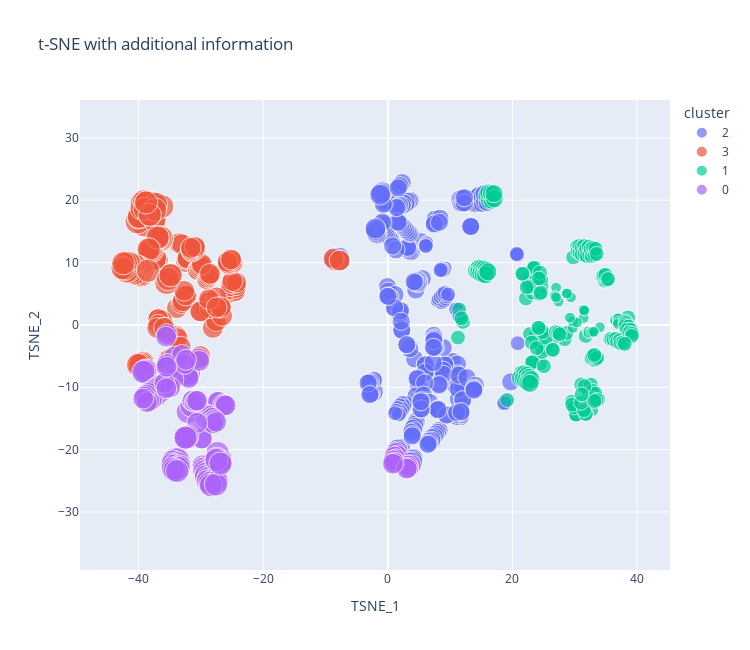

The cell this chart's notebook holds for it:
### Code cell
size_col = "Addicted_Size_Pos"

# Shift so the minimum is 1 (or 0.1 if you prefer smaller dots)
min_val = df_full["Mental_Health_Score"].min()
df_full[size_col] = df_full["Mental_Health_Score"] - min_val + 0.5

# -----------------------------
# 1) Scatter plot with square axes
# -----------------------------
fig = px.scatter(
    data_frame = df_full,
    x          = "TSNE_1",
    y          = "TSNE_2",
    color      = "cluster",
    size       = size_col,
    title      = "t-SNE with additional information",
    width      = 750,
    height     = 650,
    size_max   = 18                # cap bubble diameter (optional)
)

fig.update_yaxes(scaleanchor="x", scaleratio=1)  # square aspect
fig.show()

### Figure 1 — Plotly figure (JSON) as saved in the notebook; plotly's stock layout.template omitted (floating-point values rounded to 4 significant figures; data arrays with more than 128 entries replaced by an {"elided": "..."} marker saying what was removed)
{"data": [{"hovertemplate": "cluster=2<br>TSNE_1=%{x}<br>TSNE_2=%{y}<br>Addicted_Size_Pos=%{marker.size}<extra></extra>", "legendgroup": "2", "marker": {"color": "#636efa", "size": {"elided": "250 float values"}, "sizemode": "area", "sizeref": 0.01706, "symbol": "circle"}, "mode": "markers", "name": "2", "orientation": "v", "showlegend": true, "type": "scatter", "x": {"elided": "250 float values"}, "xaxis": "x", "y": {"elided": "250 float values"}, "yaxis": "y"}, {"hovertemplate": "cluster=3<br>TSNE_1=%{x}<br>TSNE_2=%{y}<br>Addicted_Size_Pos=%{marker.size}<extra></extra>", "legendgroup": "3", "marker": {"color": "#EF553B", "size": {"elided": "145 float values"}, "sizemode": "area", "sizeref": 0.01706, "symbol": "circle"}, "mode": "markers", "name": "3", "orientation": "v", "showlegend": true, "type": "scatter", "x": {"elided": "145 float values"}, "xaxis": "x", "y": {"elided": "145 float values"}, "yaxis": "y"}, {"hovertemplate": "cluster=1<br>TSNE_1=%{x}<br>TSNE_2=%{y}<br>Addicted_Size_Pos=%{marker.size}<extra></extra>", "legendgroup": "1", "marker": {"color": "#00cc96", "size": {"elided": "186 float values"}, "sizemode": "area", "sizeref": 0.01706, "symbol": "circle"}, "mode": "markers", "name": "1", "orientation": "v", "showlegend": true, "type": "scatter", "x": {"elided": "186 float values"}, "xaxis": "x", "y": {"elided": "186 float values"}, "yaxis": "y"}, {"hovertemplate": "cluster=0<br>TSNE_1=%{x}<br>TSNE_2=%{y}<br>Addicted_Size_Pos=%{marker.size}<extra></extra>", "legendgroup": "0", "marker": {"color": "#ab63fa", "size": [3.717, 3.717, 3.717, 3.717, 3.717, 4.622, 3.717, 4.622, 3.717, 4.622, 3.717, 4.622, 3.717, 3.717, 3.717, 3.717, 3.717, 3.717, 3.717, 3.717, 3.717, 3.717, 3.717, 4.622, 4.622, 3.717, 4.622, 3.717, 4.622, 3.717, 4.622, 3.717, 4.622, 3.717, 4.622, 3.717, 4.622, 3.717, 4.622, 3.717, 4.622, 3.717, 4.622, 3.717, 4.622, 3.717, 4.622, 3.717, 4.622, 3.717, 4.622, 3.717, 4.622, 3.717, 3.717, 4.622, 3.717, 4.622, 3.717, 3.717, 4.622, 3.717, 4.622, 3.717, 3.717, 4.622, 3.717, 3.717, 4.622, 3.717, 3.717, 4.622, 3.717, 3.717, 4.622, 3.717, 3.717, 4.622, 3.717, 3.717, 4.622, 3.717, 3.717, 4.622, 3.717, 3.717, 4.622, 3.717, 3.717, 4.622, 3.717, 3.717, 4.622, 3.717, 3.717, 4.622, 3.717, 4.622, 4.622, 4.622, 4.622, 4.622, 4.622, 4.622, 3.717, 3.717, 4.622, 3.717, 3.717, 3.717, 3.717, 3.717, 3.717, 4.622, 3.717, 3.717, 4.622, 3.717, 3.717, 3.717, 3.717, 4.622, 3.717, 3.717], "sizemode": "area", "sizeref": 0.01706, "symbol": "circle"}, "mode": "markers", "name": "0", "orientation": "v", "showlegend": true, "type": "scatter", "x": [-29.81, -29.82, -35.42, -35.54, -27.25, -32.09, -27.22, -38.73, -26.39, -38.96, -26.17, -39.2, -26.0, -29.44, -28.93, -29.18, -28.55, -28.8, -28.15, -28.38, -27.77, -27.97, -27.51, -31.48, -34.16, -31.68, -33.44, -31.37, -33.73, -31.67, -34.44, -31.14, -33.7, -32.04, -34.54, -31.32, -34.15, -32.01, -33.41, -30.98, -33.57, -31.91, -34.49, -30.74, -34.2, -31.93, -33.78, -30.58, -29.58, -35.79, -28.84, -36.38, -29.5, -36.1, 1.603, -28.57, -36.78, -29.41, -36.45, 1.332, -28.33, -37.2, -29.18, -36.86, 1.53, -28.07, -37.62, 3.535, -29.15, -37.16, 1.042, -27.94, -37.99, 3.712, -28.76, -37.6, 1.321, -27.58, -38.37, 3.246, -28.87, -37.87, 0.9218, -27.73, -38.71, 3.266, -28.53, -38.26, 1.041, -27.41, -39.01, 3.039, -28.35, -38.62, 0.8313, -27.55, -39.22, -26.75, -27.3, -26.81, -27.45, -26.85, -27.49, -26.82, -34.48, -30.56, -32.38, -35.46, -34.69, -34.21, -34.38, -33.03, -34.92, -32.15, -30.28, -35.8, -32.53, -35.4, -30.24, -32.58, -35.52, -32.39, -35.48, -32.35], "xaxis": "x", "y": [-18.29, -18.21, -1.481, -1.89, -12.4, -13.95, -12.32, -7.316, -12.75, -7.423, -12.85, -7.548, -12.92, -14.79, -14.41, -15.08, -14.6, -15.35, -14.89, -15.61, -15.24, -15.82, -15.54, -12.96, -21.56, -7.874, -21.94, -12.19, -21.54, -7.727, -21.93, -12.02, -22.21, -8.102, -22.38, -12.15, -22.56, -7.932, -22.7, -12.35, -22.95, -8.304, -23.03, -12.2, -23.3, -8.512, -23.44, -12.15, -22.66, -10.43, -22.64, -9.536, -23.09, -10.68, -20.3, -22.99, -9.77, -23.5, -10.95, -20.54, -23.35, -10.05, -23.86, -11.17, -20.94, -23.68, -10.34, -22.04, -24.3, -11.54, -21.12, -24.08, -10.64, -22.5, -24.58, -11.67, -21.55, -24.37, -10.91, -22.55, -25.04, -12.03, -21.74, -24.84, -11.2, -22.91, -25.35, -12.21, -22.1, -25.14, -11.49, -23.05, -25.72, -12.39, -22.26, -25.59, -11.83, -21.51, -20.54, -21.74, -21.48, -22.01, -21.65, -22.24, -6.713, -15.71, -18.06, -6.287, -8.269, -5.055, -8.716, -4.817, -10.04, -17.89, -5.383, -9.318, -18.04, -6.282, -5.773, -6.264, -10.15, -18.1, -6.705, -5.603], "yaxis": "y"}], "layout": {"height": 650, "legend": {"itemsizing": "constant", "title": {"text": "cluster"}, "tracegroupgap": 0}, "title": {"text": "t-SNE with additional information"}, "width": 750, "xaxis": {"anchor": "y", "domain": [0, 1], "title": {"text": "TSNE_1"}}, "yaxis": {"anchor": "x", "domain": [0, 1], "scaleanchor": "x", "scaleratio": 1, "title": {"text": "TSNE_2"}}}}
